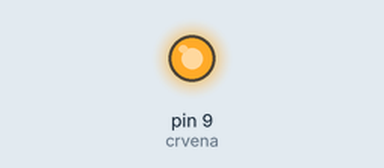
Simulated run of this sketch. Board: Arduino Uno, built with avr-gcc and run on an emulated ATmega328P. Shown: output pins drawn as LEDs (lit = HIGH).

Above: at 0.1 s.
Timing chart, 0 to 1.6 s (numbered marks = the images above):
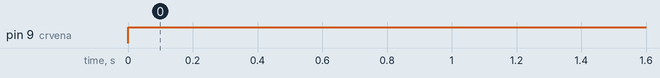

Measured:
- by itself, pin 9 (crvena): LOW → HIGH at 0.00 s

The sketch:

semafor.ino
```cpp
void setup() {
  pinMode (9,OUTPUT); //crvena:

  // put your setup code here, to run once:

}

void loop() {
  digitalWrite (9,HIGH);
   digitalWrite (6,HIGH);


  // put your main code here, to run repeatedly:

}
```
